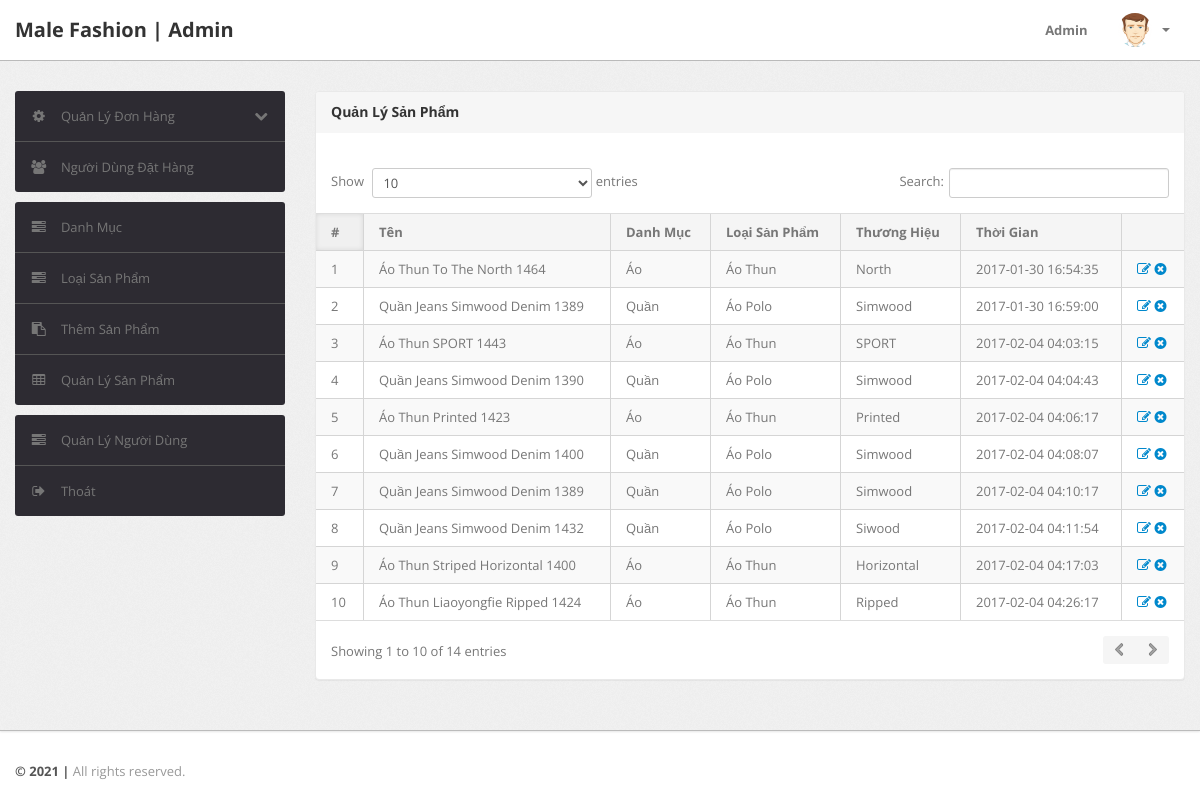
/admin/manage-products.php (signed in), run on the app's committed database.
### tables this page shows
CREATE TABLE `products` (
  `id` int(11) NOT NULL,
  `category` int(11) NOT NULL,
  `subCategory` int(11) DEFAULT NULL,
  `productName` varchar(255) DEFAULT NULL,
  `productCompany` varchar(255) DEFAULT NULL,
  `productPrice` int(11) DEFAULT NULL,
  `productPriceBeforeDiscount` int(11) DEFAULT NULL,
  `productDescription` longtext DEFAULT NULL,
  `productImage1` varchar(255) DEFAULT NULL,
  `productImage2` varchar(255) DEFAULT NULL,
  `productImage3` varchar(255) DEFAULT NULL,
  `shippingCharge` int(11) DEFAULT NULL,
  `productAvailability` varchar(255) DEFAULT NULL,
  `postingDate` timestamp NULL DEFAULT current_timestamp(),
  `updationDate` varchar(255) DEFAULT NULL
);

CREATE TABLE `category` (
  `id` int(11) NOT NULL,
  `categoryName` varchar(255) DEFAULT NULL,
  `categoryDescription` longtext DEFAULT NULL,
  `creationDate` timestamp NOT NULL DEFAULT current_timestamp(),
  `updationDate` varchar(255) DEFAULT NULL
);

CREATE TABLE `subcategory` (
  `id` int(11) NOT NULL,
  `categoryid` int(11) DEFAULT NULL,
  `subcategory` varchar(255) DEFAULT NULL,
  `creationDate` timestamp NULL DEFAULT current_timestamp(),
  `updationDate` varchar(255) DEFAULT NULL
);

### admin/manage-products.php (the view, shortened to what this page needs)
<?php
include('include/config.php');
if (strlen($_SESSION['alogin']) == 0) {
	header('location:index.php');
} else {
?>
	<!DOCTYPE html>
	<html lang="en">
	<head>
		<link type="text/css" href="bootstrap/css/bootstrap.min.css" rel="stylesheet">
		<link type="text/css" href="bootstrap/css/bootstrap-responsive.min.css" rel="stylesheet">
		<link type="text/css" href="css/theme.css" rel="stylesheet">
		<link type="text/css" href="images/icons/css/font-awesome.css" rel="stylesheet">
	</head>
	<body>
		<?php include('include/header.php'); ?>
		<div class="wrapper">
			<div class="container">
				<div class="row">
					<?php include('include/sidebar.php'); ?>
					<div class="span9">
						<div class="content">
							<div class="module">
								<div class="module-head">
									<h3>Quản Lý Sản Phẩm</h3>
								</div>
								<div class="module-body table">
									<br />
									<table cellpadding="0" cellspacing="0" border="0" class="datatable-1 table table-bordered table-striped	 display" width="100%">
										<thead>
											<tr>
												<th>#</th>
												<th>Tên</th>
												<th>Danh Mục</th>
												<th>Loại Sản Phẩm</th>
												<th>Thương Hiệu</th>
												<th>Thời Gian</th>
												<th></th>
											</tr>
										</thead>
										<tbody>
											<?php $query = mysqli_query($con, "select products.*,category.categoryName,subcategory.subcategory from products join category on category.id=products.category join subcategory on subcategory.id=products.subCategory");
											$cnt = 1;
											while ($row = mysqli_fetch_array($query)) {
											?>
												<tr>
													<td><?php echo htmlentities($cnt); ?></td>
													<td><?php echo htmlentities($row['productName']); ?></td>
													<td><?php echo htmlentities($row['categoryName']); ?></td>
													<td> <?php echo htmlentities($row['subcategory']); ?></td>
													<td><?php echo htmlentities($row['productCompany']); ?></td>
													<td><?php echo htmlentities($row['postingDate']); ?></td>
													<td>
														<a href="edit-products.php?id=<?php echo $row['id'] ?>"><i class="icon-edit"></i></a>
														<a href="manage-products.php?id=<?php echo $row['id'] ?>&del=delete" onClick="return confirm('Bạn có muốn xoá sản phẩm không?')"><i class="icon-remove-sign"></i></a>
													</td>
												</tr>
											<?php $cnt = $cnt + 1;
											} ?>
									</table>
								</div>
							</div>
						</div>
					</div>
				</div>
			</div>
		</div>
		<?php include('include/footer.php'); ?>
	</body>
<?php } ?>

### data on the page
products: productName "Áo Thun To The North 1464", category.categoryName "Áo", subcategory.subcategory "Áo Thun", productCompany "North", postingDate "2017-01-30 16:54:35"
products: productName "Quần Jeans Simwood Denim 1389", category.categoryName "Quần", subcategory.subcategory "Áo Polo", productCompany "Simwood", postingDate "2017-01-30 16:59:00"
products: productName "Áo Thun SPORT 1443", category.categoryName "Áo", subcategory.subcategory "Áo Thun", productCompany "SPORT", postingDate "2017-02-04 04:03:15"
products: productName "Quần Jeans Simwood Denim 1390", category.categoryName "Quần", subcategory.subcategory "Áo Polo", productCompany "Simwood", postingDate "2017-02-04 04:04:43"
products: productName "Áo Thun Printed 1423", category.categoryName "Áo", subcategory.subcategory "Áo Thun", productCompany "Printed", postingDate "2017-02-04 04:06:17"
products: productName "Quần Jeans Simwood Denim 1400", category.categoryName "Quần", subcategory.subcategory "Áo Polo", productCompany "Simwood", postingDate "2017-02-04 04:08:07"
products: productName "Quần Jeans Simwood Denim 1389", category.categoryName "Quần", subcategory.subcategory "Áo Polo", productCompany "Simwood", postingDate "2017-02-04 04:10:17"
products: productName "Quần Jeans Simwood Denim 1432", category.categoryName "Quần", subcategory.subcategory "Áo Polo", productCompany "Siwood", postingDate "2017-02-04 04:11:54"
products: productName "Áo Thun Striped Horizontal 1400", category.categoryName "Áo", subcategory.subcategory "Áo Thun", productCompany "Horizontal", postingDate "2017-02-04 04:17:03"
products: productName "Áo Thun Liaoyongfie Ripped 1424", category.categoryName "Áo", subcategory.subcategory "Áo Thun", productCompany "Ripped", postingDate "2017-02-04 04:26:17"
